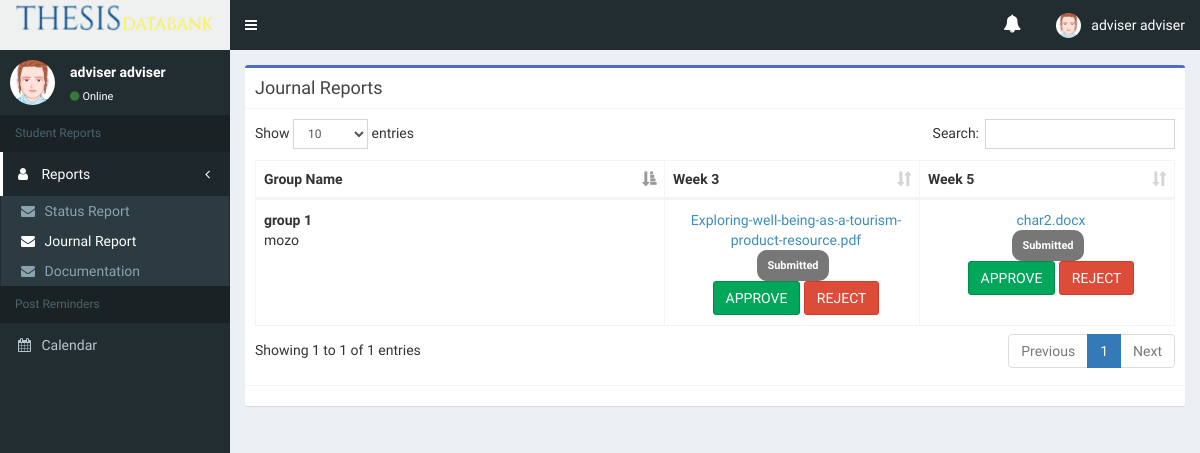
The app's page /adviser/journalreport.php (signed in) with its own data.
### tables this page shows
CREATE TABLE `events` (
  `id` int(11) NOT NULL,
  `title` varchar(255) NOT NULL,
  `sem` int(11) NOT NULL,
  `event_type` int(11) NOT NULL,
  `course` int(11) NOT NULL,
  `Description` varchar(255) NOT NULL,
  `start` datetime NOT NULL,
  `end` datetime NOT NULL,
  `user_id` int(11) NOT NULL,
  `backgroundColor` varchar(255) NOT NULL
);

CREATE TABLE `groups` (
  `id` int(11) NOT NULL,
  `adviser` int(11) NOT NULL,
  `sem` int(11) NOT NULL,
  `program` tinyint(1) NOT NULL,
  `name` varchar(255) NOT NULL
);

CREATE TABLE `group_members` (
  `id` int(11) NOT NULL,
  `group_id` int(11) NOT NULL,
  `user_id` int(11) NOT NULL
);

CREATE TABLE `users` (
  `id` int(11) NOT NULL,
  `role` tinyint(1) NOT NULL,
  `program` tinyint(1) NOT NULL,
  `sem` int(11) NOT NULL COMMENT 'semester of user',
  `firstname` varchar(50) NOT NULL,
  `lastname` varchar(50) NOT NULL,
  `username` varchar(20) NOT NULL,
  `password` varchar(255) NOT NULL,
  `status` tinyint(1) NOT NULL,
  `date_created` datetime NOT NULL
);

CREATE TABLE `report` (
  `id` int(11) NOT NULL,
  `group_id` int(11) NOT NULL,
  `event_id` int(11) NOT NULL,
  `sem_id` int(11) NOT NULL,
  `report_type` int(11) NOT NULL,
  `report_filename` varchar(255) NOT NULL,
  `report_title` varchar(255) NOT NULL,
  `status` int(1) NOT NULL,
  `date_created` datetime NOT NULL
);

### adviser/journalreport.php (the view, shortened to what this page needs)
<?php
	include("../config/connectdb.php");
    $sem = $_SESSION['sem'];
    $uid = $_SESSION['uid'];
    $course = $_SESSION['branchid'];
?>
<!DOCTYPE html>
<html>
    <head>
        <link rel="stylesheet" href="../css/bootstrap/bootstrap.min.css">
        <link rel="stylesheet" href="../css/font-awesome/font-awesome.min.css">
        <link rel="stylesheet" href="../css/sweetalert/sweetalert.css">
        <link rel="stylesheet" href="../template/bower_components/datatables.net-bs/css/dataTables.bootstrap.min.css">
        <link rel="stylesheet" href="../template/dist/css/AdminLTE.min.css">
        <link rel="stylesheet" href="../template/dist/css/skins/skin-green.min.css">
        <link rel="stylesheet" href="css/main-admin.css">
        <link rel="stylesheet" href="css/validation.css">
    </head>
    <body class="hold-transition skin-green sidebar-mini fixed">
        <div class="wrapper">
            <?php
                include("../includes/navbar.php");
                include("../includes/sidebar.php");
            ?>
            <div class="content-wrapper">
                <section class="content">
                <div class="row">
                        <div class = "col-md-12">
                            <div class="box box-info border-blue">
                                 <div class="box-header with-border">
                                    <h4>Journal Reports</h4>
                                </div>
                                <div class="box-body">
                                    <table id="tblJreport" class="table table-bordered table-hover table-custom">
                                        <thead>
                                            <tr>
                                                <th width="10%">Group Name</th>
                                                <?php
                                                    $sqlEvents = "select * from events where sem = $sem AND event_type = 2 AND course = $course AND Description = 'Journal Report' ORDER BY start ASC";
                                                    $res = mysqli_query($con, $sqlEvents);
                                                    while($row = mysqli_fetch_assoc($res)){
                                                        echo '<th width="5%">'.$row['title'].'</th>';
                                                    }
                                                ?>
                                            </tr>
                                        </thead>
                                        <?php
                                            $branchid = $_SESSION['branchid'];
                                            $query ="SELECT g.id as group_id, g.name as group_name, g.adviser as adviser_id, g.program as branch_id, sr.report_filename, sr.date_created, sr.report_type, u.firstname, u.lastname from groups g left join report sr on g.id = sr.group_id left join users u on u.id = g.adviser where g.program = $branchid  AND g.adviser = $uid group by g.name";
                                            $result = mysqli_query($con, $query);
                                            while($row = mysqli_fetch_array($result))
                                            {
                                               echo '<tr>';
                                               echo    '<td> <b>'.$row["group_name"].'</b>';
                                                    $gmembers ="SELECT g.group_id, g.user_id, u.lastname FROM group_members g left join users u on g.user_id = u.id WHERE group_id = ".$row['group_id']."";
                                                    $gresult = mysqli_query($con, $gmembers);
                                                    while($grow = mysqli_fetch_array($gresult))
                                                    {
                                                        echo '<br>'. $grow['lastname'];
                                                    }
                                               echo    '</td>';
                                                  $events ="SELECT * FROM events WHERE sem = $sem AND course = $course AND event_type = 2 AND Description = 'Journal Report' AND user_id = $uid ORDER BY start ASC";
                                                    $eresult = mysqli_query($con, $events);
                                                    while($erow = mysqli_fetch_array($eresult))
                                                    {
                                                        echo '<td style="text-align:center">';
                                                        $reportCheck = "SELECT * FROM report WHERE group_id = ".$row['group_id']." AND event_id = ".$erow['id']." AND report_type = 2";
                                                        $rresult = mysqli_query($con, $reportCheck);
                                                        if(mysqli_num_rows($rresult) > 0) {
                                                            while($rrow = mysqli_fetch_array($rresult))
                                                            {
                                                                echo '<a href="../student/'.$rrow['report_filename'].'" title="Click to Download">'.str_replace("testupload/","", $rrow['report_filename']).'</a><br>';
                                                                if($rrow['status'] == 1) {
                                                                    echo '<span class="badge badge-dark" style="padding:10px; font-size:11px!important;">Submitted</span>';
                                                                    echo '<br>';
                                                                    echo '<a width="10%" class="btn btn-success" href="php/update_status.php?id='.$rrow["id"].'&pageid=2&action=a">APPROVE</a>  <a class="btn btn-danger" href="php/update_status.php?id='.$rrow["id"].'&pageid=2&action=r">REJECT</a>';
                                                                }else if($rrow['status'] == 2) {
                                                                    echo '<span class="badge badge-success" style="padding:10px; font-size:11px!important;color:#fff;background-color: #dc3545"">Declined</span>';
                                                                }else if($rrow['status'] == 3) {
                                                                    echo '<span class="badge badge-success" style="padding:10px; font-size:11px!important;color:#fff;background-color: #28a745"">Approved</span>';
                                                                }else if($v['status'] == 4) {
                                                                    echo '<span class="badge badge-success" style="padding:10px; font-size:11px!important;color:#fff;background-color: #28a745"">Approved</span>';
                                                                }else if($v['status'] == 5) {
                                                                    echo '<span class="badge badge-success" style="padding:10px; font-size:11px!important;color:#fff;background-color: #28a745"">Approved</span>';
                                                                }else if($v['status'] == 6) {
                                                                    echo '<span class="badge badge-success" style="padding:10px; font-size:11px!important;color:#fff;background-color: #28a745"">Approved</span>';
                                                                }else {
                                                                    echo '<span class="badge badge-danger" style="padding:10px; font-size:11px!important;color:#212529;background-color: #ffc107">No Entry</span>';
                                                                }
                                                            }
                                                        }else {
                                                            echo '<span class="badge badge-danger" style="padding:10px; font-size:11px!important;color:#212529;background-color: #ffc107">No Entry</span>';
                                                        }
                                                        echo '</td>';
                                                    }
                                               echo '</tr>';
                                            }
                                        ?>
                                    </table>
                                </div>
                                <div class="box-footer">
                                </div>
                            </div>
                        </div>
                    </div>
                </section>
            </div>
        </div>
    </body>
</html>

### adviser/css/main-admin.css (style rules this page uses)
h1, h2, h3, h4, h5, h6 { padding:0; margin:0; letter-spacing: 0; }
.border-blue { border-top: 3px solid #4E6CC9 !important; }
.content .box-body .table-custom { width:100%; }
.content .box-body .table-custom td { padding: 0; padding-top:10px; padding-bottom: 10px; padding-left: 8px; }
.content .box-body .table-custom td span { margin-right:6px; font-size: 10px; }

### records on screen
events: title "Week 3"
events: title "Week 5"
groups: name "group 1"
group_members: user.lastname "mozo"
report: report_filename "Exploring-well-being-as-a-tourism-product-resource.pdf"
report: report_filename "char2.docx"

### other values on screen
$_SESSION['fname'] "adviser"
$_SESSION['lname'] "adviser"
